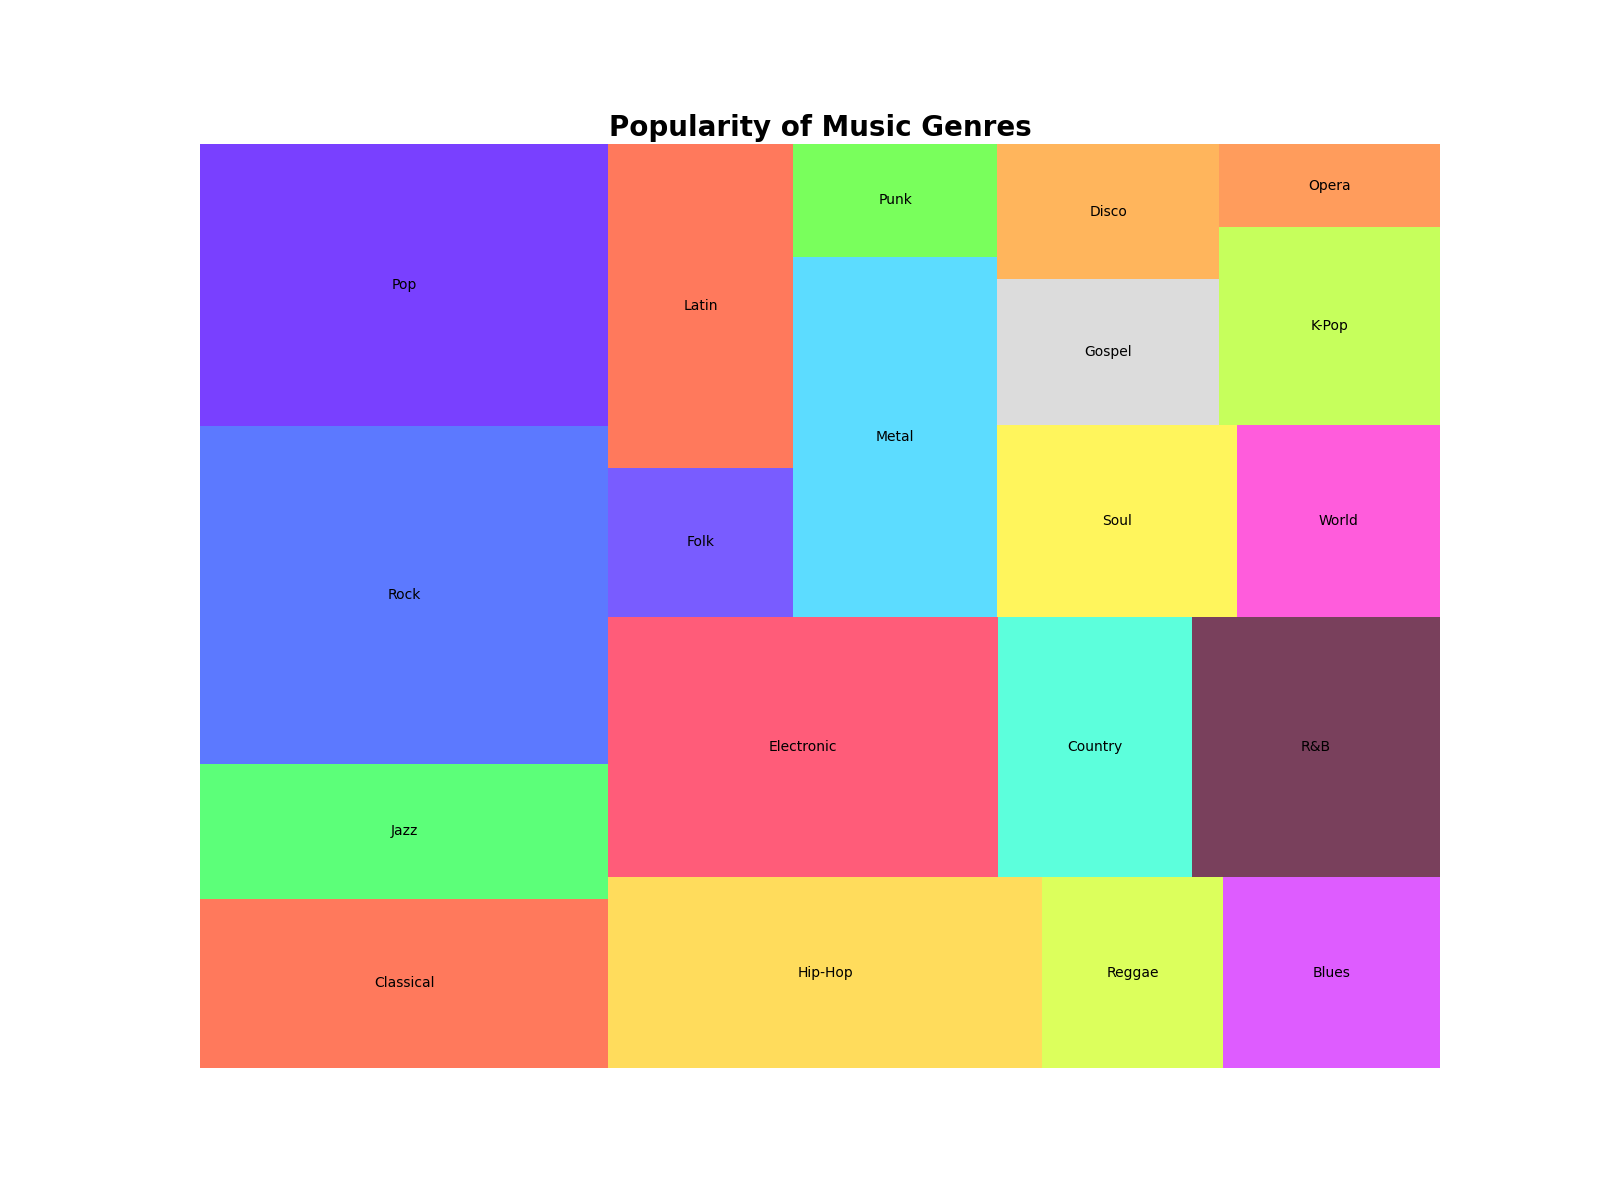

Reproduce this figure in Python.

import matplotlib.pyplot as plt
import squarify

# Dataset
categories = [
    'Classical', 'Jazz', 'Rock', 'Pop', 'Hip-Hop', 'Reggae', 'Blues', 'Electronic', 
    'Country', 'R&B', 'Folk', 'Latin', 'Metal', 'Punk', 'Soul', 'World', 
    'Gospel', 'Disco', 'K-Pop', 'Opera'
]
counts = [
    150, 120, 300, 250, 180, 75, 90, 220, 
    110, 140, 60, 130, 160, 50, 100, 85, 
    70, 65, 95, 40
]

# Color Scheme
colors = [
    '#FF5733', '#33FF57', '#3357FF', '#5710FF', '#FFD433', '#D4FF33', 
    '#D633FF', '#FF3357', '#33FFD4', '#571033', '#5733FF', '#FF5733', 
    '#33D4FF', '#57FF33', '#FFF333', '#FF33D4', '#D4D4D4', '#FFA333', 
    '#B8FF33', '#FF8333'
]

plt.figure(figsize=(16, 12))

# Creating the treemap
squarify.plot(sizes=counts, label=categories, color=colors, alpha=0.8)

# Adding a title
plt.title('Popularity of Music Genres', fontsize=20, weight='bold')

# Removing the axes
plt.axis('off')

# Display the plot
plt.show()
